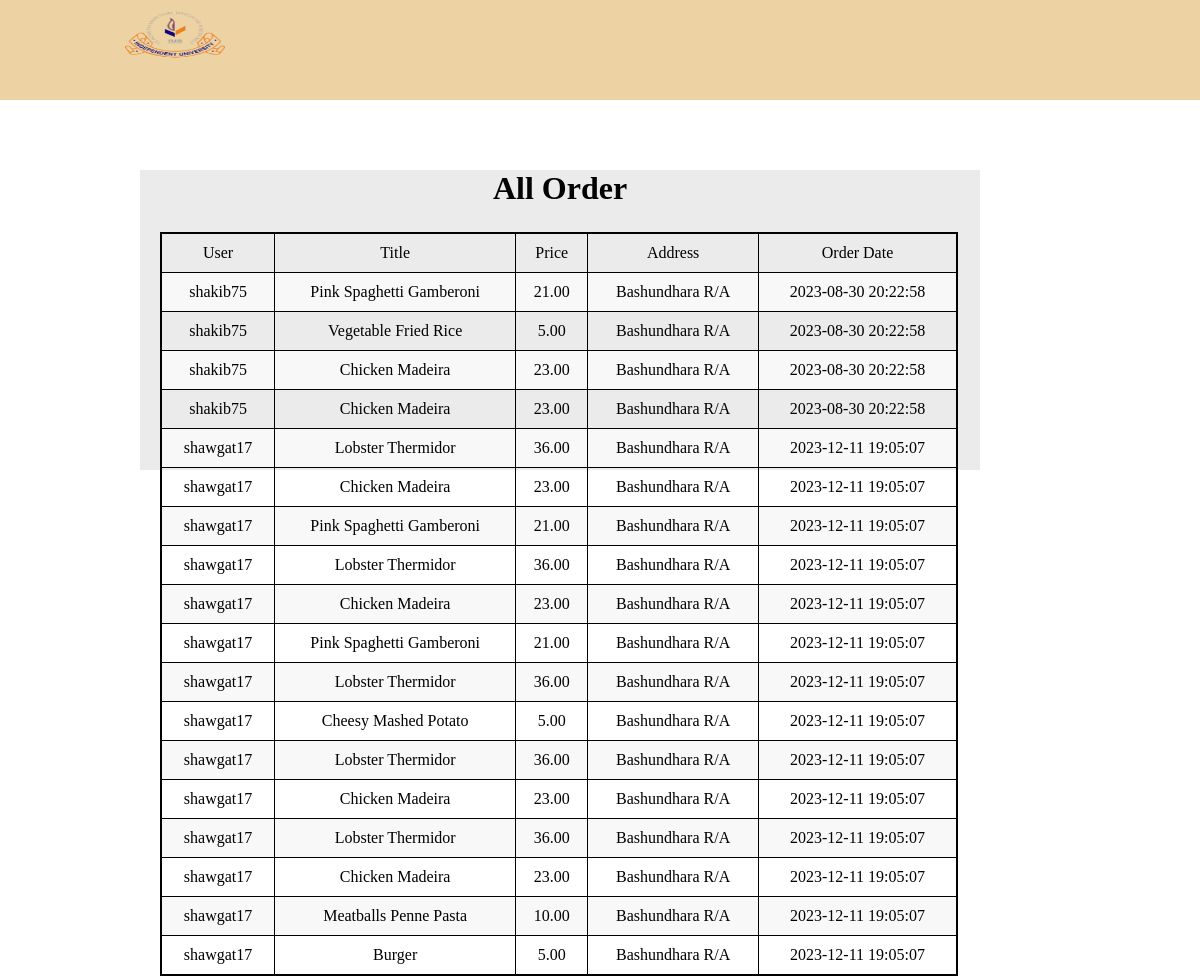
The app's page /admin/order.php with its own data.
### tables this page shows
CREATE TABLE `users_orders` (
  `o_id` int(11) NOT NULL,
  `u_id` int(11) NOT NULL,
  `title` varchar(222) NOT NULL,
  `quantity` int(11) NOT NULL,
  `price` decimal(10,2) NOT NULL,
  `status` varchar(222) DEFAULT NULL,
  `date` timestamp NOT NULL DEFAULT current_timestamp() ON UPDATE current_timestamp()
);

CREATE TABLE `users` (
  `u_id` int(11) NOT NULL,
  `username` varchar(222) NOT NULL,
  `f_name` varchar(222) NOT NULL,
  `l_name` varchar(222) NOT NULL,
  `email` varchar(222) NOT NULL,
  `phone` varchar(222) NOT NULL,
  `password` varchar(222) NOT NULL,
  `address` text NOT NULL,
  `status` int(11) NOT NULL DEFAULT 1,
  `date` timestamp NOT NULL DEFAULT current_timestamp() ON UPDATE current_timestamp()
);

### admin/order.php (the view, shortened to what this page needs)
<?php
@include 'config.php';
$sql = "SELECT * FROM users_orders
        INNER JOIN users ON users_orders.u_id = users.u_id";
$result = mysqli_query($con, $sql);
?>
<!DOCTYPE html>
<html lang="en">
<head>
    <link rel="stylesheet" href="style2.css">
</head>
<body>
    <div class="container">
        <div class="header">
            <div class="logo">
                <img src="images/R.png" alt="">
            </div>
        </div>
        <div class="order">
            <h1>All Order</h1>
            <table>
                <tr>
                    <td>User</td>
                    <td>Title</td>
                    <td>Price</td>
                    <td>Address</td>
                    <td>Order Date</td>
                </tr>
                <?php
                while ($row = $result->fetch_assoc()) {
                    echo "<tr>";
                    echo "<td>" . $row["username"] . "</td>";
                    echo "<td>" . $row["title"] . "</td>";
                    echo "<td>" . $row["price"] . "</td>";
                    echo "<td>" . $row["address"] . "</td>";
                    echo "<td>" . $row["date"] . "</td>";
                    echo "</tr>";
                }
                ?>
            </table>
        </div>
    </div>
</body>
</html>

### admin/style2.css (style rules this page uses)
* { margin: 0; padding: 0; box-sizing: border-box; }
.container { width: 100%; height: 100vh; align-items: center; text-align: center; }
.header { width: 100%; height: 100px; background-image: url(images/nav1.jpg); }
.header img { width: 100%; height: 100%; }
.logo { height: 100%; width: 25%; float: left; }
.logo img { width:100px; height: 50px; margin-left: 50px; margin-top: 10px; }
.order { width: 70%; height: 300px; background-color: #ebebeb; margin-left: 140px; margin-top: 70px; }
table { border-collapse: collapse; width: 95%; border: 2px solid #000; margin-bottom: 20px; margin-left: 20px; margin-top: 25px; }
td { border: 1px solid #000; padding: 10px; }
tr:nth-child(even) { background-color: #f8f8f8; }

### records on screen
users_orders: u.username "shakib75", title "Pink Spaghetti Gamberoni", price "21.00", u.address "Bashundhara R/A", u.date "2023-08-30 20:22:58"
users_orders: u.username "shakib75", title "Vegetable Fried Rice", price "5.00", u.address "Bashundhara R/A", u.date "2023-08-30 20:22:58"
users_orders: u.username "shakib75", title "Chicken Madeira", price "23.00", u.address "Bashundhara R/A", u.date "2023-08-30 20:22:58"
users_orders: u.username "shakib75", title "Chicken Madeira", price "23.00", u.address "Bashundhara R/A", u.date "2023-08-30 20:22:58"
users_orders: u.username "shawgat17", title "Lobster Thermidor", price "36.00", u.address "Bashundhara R/A", u.date "2023-12-11 19:05:07"
users_orders: u.username "shawgat17", title "Chicken Madeira", price "23.00", u.address "Bashundhara R/A", u.date "2023-12-11 19:05:07"
users_orders: u.username "shawgat17", title "Pink Spaghetti Gamberoni", price "21.00", u.address "Bashundhara R/A", u.date "2023-12-11 19:05:07"
users_orders: u.username "shawgat17", title "Lobster Thermidor", price "36.00", u.address "Bashundhara R/A", u.date "2023-12-11 19:05:07"
users_orders: u.username "shawgat17", title "Chicken Madeira", price "23.00", u.address "Bashundhara R/A", u.date "2023-12-11 19:05:07"
users_orders: u.username "shawgat17", title "Pink Spaghetti Gamberoni", price "21.00", u.address "Bashundhara R/A", u.date "2023-12-11 19:05:07"
users_orders: u.username "shawgat17", title "Lobster Thermidor", price "36.00", u.address "Bashundhara R/A", u.date "2023-12-11 19:05:07"
users_orders: u.username "shawgat17", title "Cheesy Mashed Potato", price "5.00", u.address "Bashundhara R/A", u.date "2023-12-11 19:05:07"
users_orders: u.username "shawgat17", title "Lobster Thermidor", price "36.00", u.address "Bashundhara R/A", u.date "2023-12-11 19:05:07"
users_orders: u.username "shawgat17", title "Chicken Madeira", price "23.00", u.address "Bashundhara R/A", u.date "2023-12-11 19:05:07"
users_orders: u.username "shawgat17", title "Lobster Thermidor", price "36.00", u.address "Bashundhara R/A", u.date "2023-12-11 19:05:07"
users_orders: u.username "shawgat17", title "Chicken Madeira", price "23.00", u.address "Bashundhara R/A", u.date "2023-12-11 19:05:07"
users_orders: u.username "shawgat17", title "Meatballs Penne Pasta", price "10.00", u.address "Bashundhara R/A", u.date "2023-12-11 19:05:07"
users_orders: u.username "shawgat17", title "Burger", price "5.00", u.address "Bashundhara R/A", u.date "2023-12-11 19:05:07"
